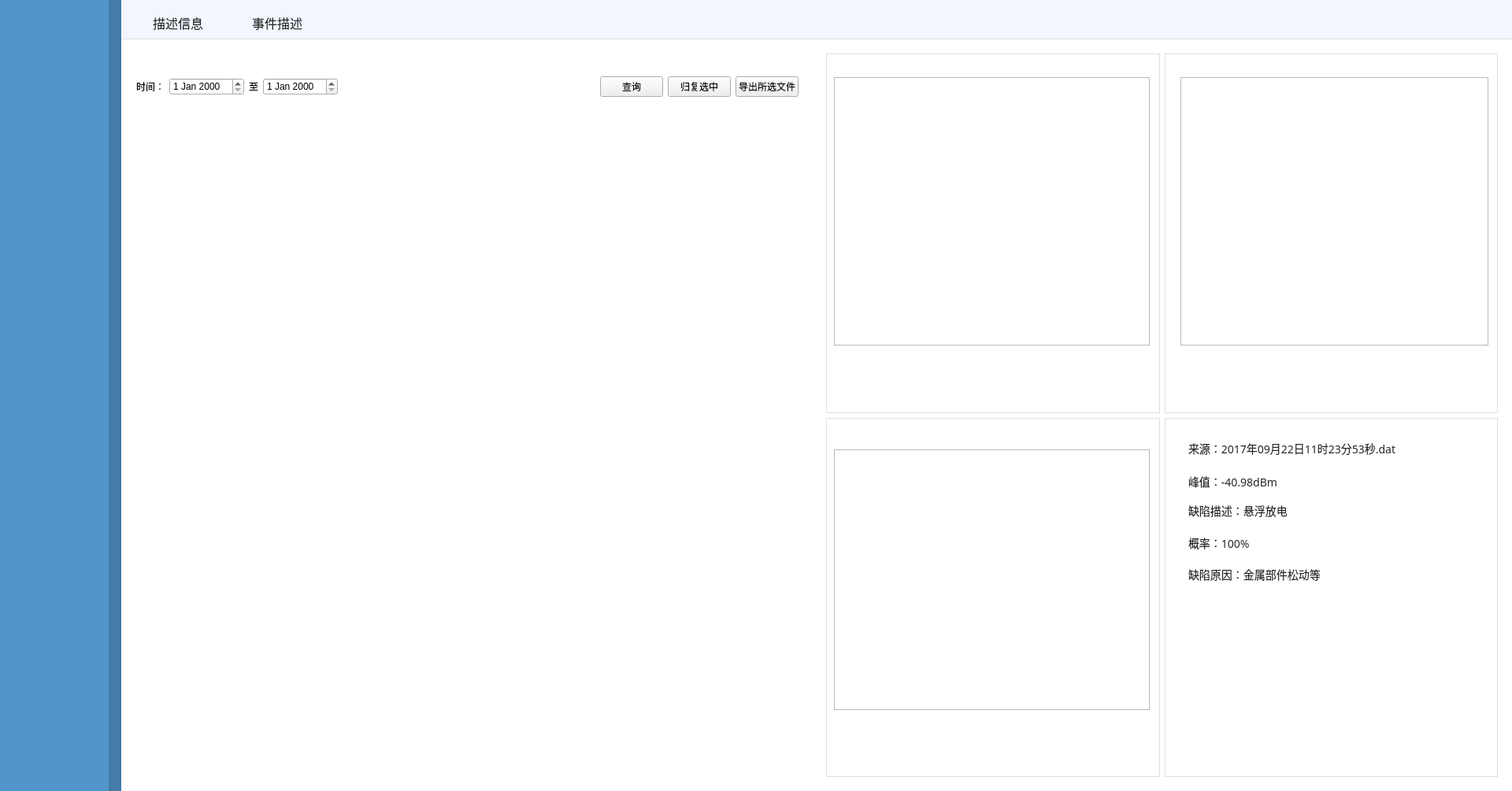
<?xml version="1.0" encoding="UTF-8"?>
<ui version="4.0">
 <class>eventDesc</class>
 <widget class="QWidget" name="eventDesc">
  <property name="geometry">
   <rect>
    <x>0</x>
    <y>0</y>
    <width>1920</width>
    <height>1005</height>
   </rect>
  </property>
  <property name="windowTitle">
   <string>Form</string>
  </property>
  <layout class="QHBoxLayout" name="horizontalLayout">
   <property name="spacing">
    <number>0</number>
   </property>
   <property name="leftMargin">
    <number>0</number>
   </property>
   <property name="topMargin">
    <number>0</number>
   </property>
   <property name="rightMargin">
    <number>0</number>
   </property>
   <property name="bottomMargin">
    <number>0</number>
   </property>
   <item>
    <widget class="QWidget" name="leftWidget" native="true">
     <property name="maximumSize">
      <size>
       <width>154</width>
       <height>16777215</height>
      </size>
     </property>
     <property name="styleSheet">
      <string notr="true">QWidget#leftWidget{
background:rgba(81,149,202,1);
border-style:solid;
border-width:0px 16px 0px 0px;
border-color:#447CA7;
}</string>
     </property>
    </widget>
   </item>
   <item>
    <widget class="QWidget" name="rightWidget" native="true">
     <property name="styleSheet">
      <string notr="true">QWidget#rightWidget{
	background:rgba(241,246,255,1);
}</string>
     </property>
     <layout class="QVBoxLayout" name="verticalLayout">
      <property name="spacing">
       <number>0</number>
      </property>
      <property name="leftMargin">
       <number>0</number>
      </property>
      <property name="topMargin">
       <number>0</number>
      </property>
      <property name="rightMargin">
       <number>0</number>
      </property>
      <property name="bottomMargin">
       <number>0</number>
      </property>
      <item>
       <widget class="QWidget" name="topWidget" native="true">
        <property name="minimumSize">
         <size>
          <width>0</width>
          <height>50</height>
         </size>
        </property>
        <property name="maximumSize">
         <size>
          <width>1766</width>
          <height>50</height>
         </size>
        </property>
        <property name="styleSheet">
         <string notr="true">QWidget#topWidget{
	background:rgba(241,246,255,1);
	border-style:solid;
	border-color:#DFDFDF;
	border-width: 0px 0px 1px 0px;
}</string>
        </property>
        <widget class="QWidget" name="layoutWidget">
         <property name="geometry">
          <rect>
           <x>40</x>
           <y>15</y>
           <width>231</width>
           <height>27</height>
          </rect>
         </property>
         <layout class="QHBoxLayout" name="horizontalLayout_3">
          <property name="spacing">
           <number>20</number>
          </property>
          <item>
           <widget class="QLabel" name="topText1">
            <property name="styleSheet">
             <string notr="true">width:64px;
height:21px;
font-size:16px;
font-family:微软雅黑;
color:rgba(38,38,38,1);
line-height:21px;</string>
            </property>
            <property name="text">
             <string>描述信息</string>
            </property>
           </widget>
          </item>
          <item>
           <widget class="QLabel" name="topText2">
            <property name="styleSheet">
             <string notr="true">width:64px;
height:21px;
font-size:16px;
font-family:微软雅黑;
color:rgba(38,38,38,1);
line-height:21px;</string>
            </property>
            <property name="text">
             <string>事件描述</string>
            </property>
           </widget>
          </item>
         </layout>
        </widget>
       </widget>
      </item>
      <item>
       <widget class="QWidget" name="widget" native="true">
        <property name="styleSheet">
         <string notr="true">QWidget#widget{
background:#FFFFFF;
}</string>
        </property>
        <layout class="QHBoxLayout" name="horizontalLayout_2">
         <item>
          <widget class="QWidget" name="tableWidget" native="true">
           <widget class="QWidget" name="layoutWidget_2">
            <property name="geometry">
             <rect>
              <x>10</x>
              <y>20</y>
              <width>841</width>
              <height>62</height>
             </rect>
            </property>
            <layout class="QHBoxLayout" name="horizontalLayout_4">
             <item>
              <widget class="QLabel" name="label">
               <property name="text">
                <string>时间：</string>
               </property>
              </widget>
             </item>
             <item>
              <widget class="QDateEdit" name="startTimeEdit"/>
             </item>
             <item>
              <widget class="QLabel" name="label_2">
               <property name="text">
                <string>至</string>
               </property>
              </widget>
             </item>
             <item>
              <widget class="QDateEdit" name="endTimeEdit"/>
             </item>
             <item>
              <spacer name="horizontalSpacer">
               <property name="orientation">
                <enum>Qt::Horizontal</enum>
               </property>
               <property name="sizeHint" stdset="0">
                <size>
                 <width>40</width>
                 <height>20</height>
                </size>
               </property>
              </spacer>
             </item>
             <item>
              <spacer name="verticalSpacer">
               <property name="orientation">
                <enum>Qt::Vertical</enum>
               </property>
               <property name="sizeType">
                <enum>QSizePolicy::Fixed</enum>
               </property>
               <property name="sizeHint" stdset="0">
                <size>
                 <width>20</width>
                 <height>40</height>
                </size>
               </property>
              </spacer>
             </item>
             <item>
              <widget class="QPushButton" name="queryBtn">
               <property name="text">
                <string>查询</string>
               </property>
              </widget>
             </item>
             <item>
              <widget class="QPushButton" name="resetBtn">
               <property name="text">
                <string>归复选中</string>
               </property>
              </widget>
             </item>
             <item>
              <widget class="QPushButton" name="exportBtn">
               <property name="text">
                <string>导出所选文件</string>
               </property>
              </widget>
             </item>
            </layout>
           </widget>
           <widget class="QWidget" name="tableArea" native="true">
            <property name="geometry">
             <rect>
              <x>10</x>
              <y>70</y>
              <width>851</width>
              <height>861</height>
             </rect>
            </property>
           </widget>
          </widget>
         </item>
         <item>
          <widget class="QWidget" name="chartArea" native="true">
           <layout class="QGridLayout" name="gridLayout">
            <item row="0" column="0">
             <widget class="QWidget" name="chart1" native="true">
              <property name="styleSheet">
               <string notr="true">QWidget#chart1{
border: 1px solid #DFDFDF;
}</string>
              </property>
              <widget class="QChartView" name="chartView1">
               <property name="geometry">
                <rect>
                 <x>10</x>
                 <y>30</y>
                 <width>401</width>
                 <height>341</height>
                </rect>
               </property>
              </widget>
             </widget>
            </item>
            <item row="0" column="1">
             <widget class="QWidget" name="chart2" native="true">
              <property name="styleSheet">
               <string notr="true">QWidget#chart2{
border: 1px solid #DFDFDF;
}</string>
              </property>
              <widget class="QChartView" name="chartView2">
               <property name="geometry">
                <rect>
                 <x>20</x>
                 <y>30</y>
                 <width>391</width>
                 <height>341</height>
                </rect>
               </property>
              </widget>
             </widget>
            </item>
            <item row="1" column="0">
             <widget class="QWidget" name="chart3" native="true">
              <property name="styleSheet">
               <string notr="true">QWidget#chart3{
border: 1px solid #DFDFDF;
}</string>
              </property>
              <widget class="QChartView" name="chartView3">
               <property name="geometry">
                <rect>
                 <x>10</x>
                 <y>40</y>
                 <width>401</width>
                 <height>331</height>
                </rect>
               </property>
              </widget>
             </widget>
            </item>
            <item row="1" column="1">
             <widget class="QWidget" name="chart4" native="true">
              <property name="styleSheet">
               <string notr="true">QWidget#chart4{
border: 1px solid #DFDFDF;
}
QLabel{
width:267px;
height:19px;
font-size:14px;
font-family:MicrosoftYaHei;
color:rgba(38,38,38,1);
line-height:19px;
}</string>
              </property>
              <widget class="QLabel" name="label_4">
               <property name="geometry">
                <rect>
                 <x>30</x>
                 <y>30</y>
                 <width>411</width>
                 <height>18</height>
                </rect>
               </property>
               <property name="styleSheet">
                <string notr="true">width:267px;
height:19px;
font-size:14px;
font-family:MicrosoftYaHei;
color:rgba(38,38,38,1);
line-height:19px;
</string>
               </property>
               <property name="text">
                <string>来源：2017年09月22日11时23分53秒.dat</string>
               </property>
              </widget>
              <widget class="QLabel" name="label_5">
               <property name="geometry">
                <rect>
                 <x>30</x>
                 <y>50</y>
                 <width>351</width>
                 <height>61</height>
                </rect>
               </property>
               <property name="text">
                <string>峰值：-40.98dBm</string>
               </property>
              </widget>
              <widget class="QLabel" name="label_6">
               <property name="geometry">
                <rect>
                 <x>30</x>
                 <y>110</y>
                 <width>191</width>
                 <height>16</height>
                </rect>
               </property>
               <property name="text">
                <string>缺陷描述：悬浮放电</string>
               </property>
              </widget>
              <widget class="QLabel" name="label_7">
               <property name="geometry">
                <rect>
                 <x>30</x>
                 <y>150</y>
                 <width>181</width>
                 <height>18</height>
                </rect>
               </property>
               <property name="text">
                <string>概率：100%</string>
               </property>
              </widget>
              <widget class="QLabel" name="label_8">
               <property name="geometry">
                <rect>
                 <x>30</x>
                 <y>190</y>
                 <width>281</width>
                 <height>18</height>
                </rect>
               </property>
               <property name="text">
                <string>缺陷原因：金属部件松动等</string>
               </property>
              </widget>
             </widget>
            </item>
           </layout>
          </widget>
         </item>
        </layout>
       </widget>
      </item>
     </layout>
    </widget>
   </item>
  </layout>
 </widget>
 <customwidgets>
  <customwidget>
   <class>QChartView</class>
   <extends>QGraphicsView</extends>
   <header location="global">qchartview.h</header>
  </customwidget>
 </customwidgets>
 <resources/>
 <connections/>
</ui>
